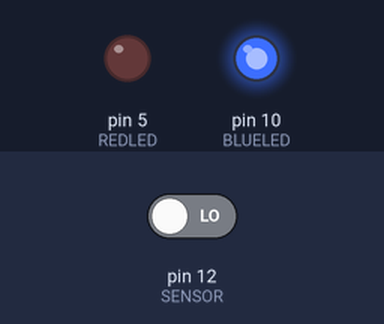
Recording of a sketch running on a simulated Arduino Uno, built with avr-gcc and run on an emulated ATmega328P. Parts: output pins drawn as LEDs (lit = HIGH). Dashed ring = blinking. The test bench sets the inputs (shaded band); at power-on: pin 12 (SENSOR) LOW.

Above: at 4.8 s.
4.9 s: pin 12 (SENSOR) driven HIGH
At 6.8 s:
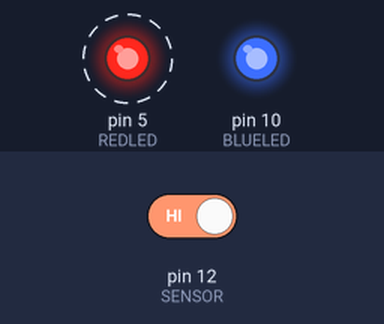
10.9 s: pin 12 (SENSOR) driven LOW
At 12.3 s:
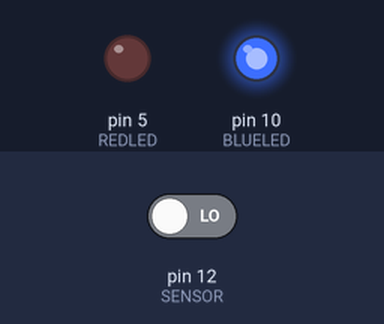
Timing chart, 0 to 13.9 s (numbered marks = the images above; inputs shaded):
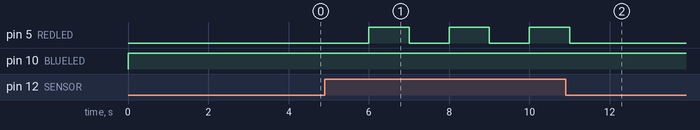

The sketch:

exercise_7.ino
```cpp
int REDLED = 5;
int BLUELED = 10;
int SENSOR = 12;
int MOTION;


void setup() {
  pinMode(REDLED,OUTPUT);
  pinMode(BLUELED,OUTPUT);
  pinMode(SENSOR,INPUT);


}

void loop() {
  for(int j=1; j<=10; j=j+1);
  MOTION = digitalRead(SENSOR);
  if(MOTION ==HIGH){
  digitalWrite(REDLED,HIGH);
  delay(1000);
  digitalWrite(REDLED,LOW);
  delay(1000);
  }
  else{
       digitalWrite(BLUELED,HIGH);
       delay(1000);
       digitalWrite(BLUELED,HIGH);
       delay(1000);
  }


}
```

Measured:
- after the input at 4.9 s, pin 5 (REDLED): alternates HIGH for 1.0 s and LOW for 1.0 s, starting after 1.1 s
- after the input at 10.9 s, pin 5 (REDLED): goes on until 11.0 s, then stays LOW
